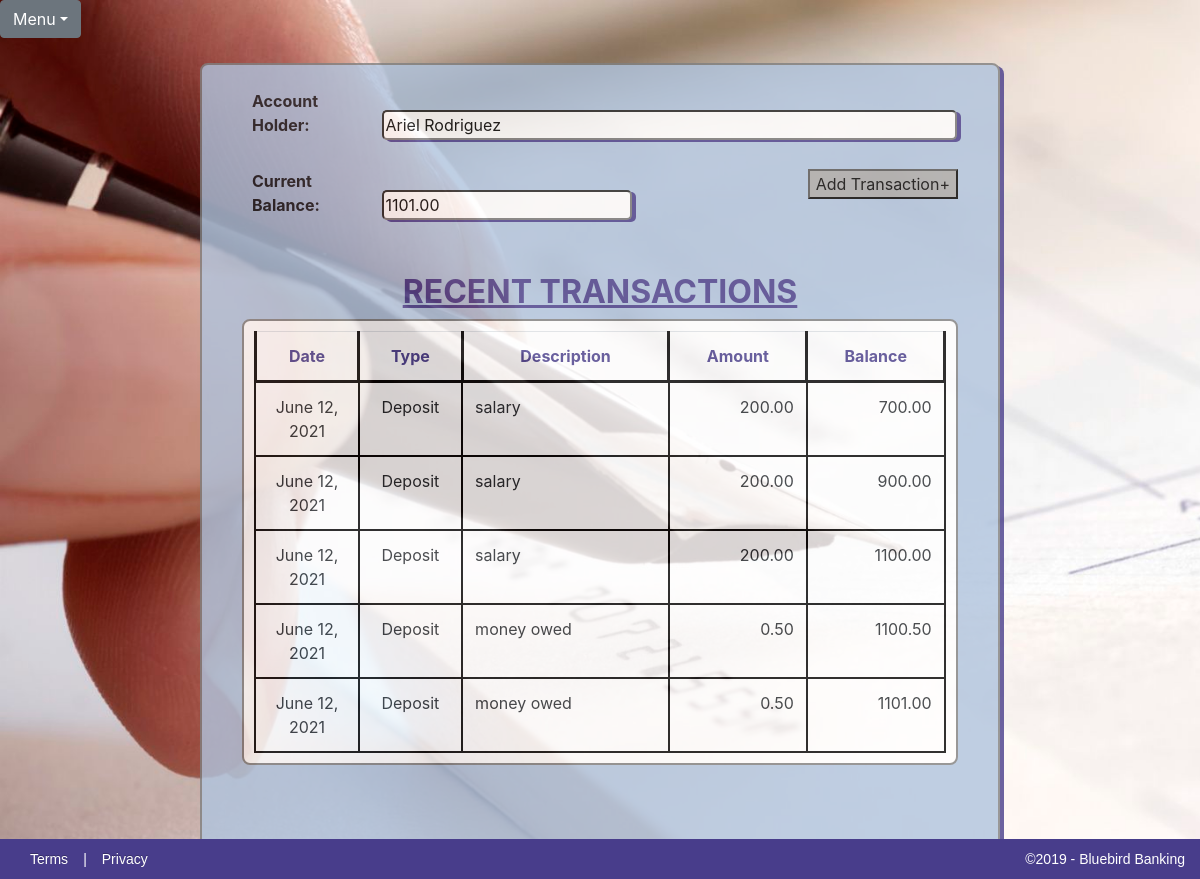
Page /1/balance/ on the committed database.
### Checkbook/models.py (models this page shows)
class Account(models.Model):
    first_name = models.CharField(max_length=50)
    last_name = models.CharField(max_length=50)
    initial_deposit = models.DecimalField(max_digits=15, decimal_places=2)
    Accounts = models.Manager()
    def __str__(self):
        return self.first_name + ' ' + self.last_name

class Transaction(models.Model):
    date = models.DateField()
    type = models.CharField(max_length=10, choices=TransactionTypes)
    amount = models.DecimalField(max_digits=15, decimal_places=2)
    description = models.CharField(max_length=100)
    account = models.ForeignKey(Account, on_delete=models.CASCADE)
    Transactions = models.Manager()

### Checkbook/views.py (the view)
# urls.py: path('<int:pk>/balance/', views.balance, name='balance'),
def balance(request, pk):
    account = get_object_or_404(Account, pk=pk)
    transactions = Transaction.Transactions.filter(account = pk)
    current_total = account.initial_deposit
    table_contents = { }
    for t in transactions:
        if t.type == 'Deposit':
            current_total += t.amount
            table_contents.update({t: current_total})
        else:
            current_total -= t.amount
            table_contents.update({t: current_total})
    content = { 'account': account, 'table_contents': table_contents, 'balance': current_total }
    return render(request, 'checkbook/BalanceSheet.html', content)

### Checkbook/templates/checkbook/BalanceSheet.html (shortened to what this page needs)
{% extends 'checkbook_base.html' %}
{% block content %}
			<div id="all-transactions-form">
				<form method="POST">
					<br>
					<label>Account Holder:</label>
					<input id="accountholder" type="text" name="accountHolder" value="{{ account }}" readonly>
					<br><br>
					<label>Current Balance:</label>
					<input id="balance" type="text" name="currentBalance" value="{{ balance }}" readonly>
					<button type="button"><a href="{% url 'transaction' %}">Add Transaction+</a></button>
				</form>
				<br><br>
			</div>
			<h2>RECENT TRANSACTIONS</h2>
			<table class="table table-responsive" id ="transactions-table">
				<tr id="headerRow">
					<th>Date</th>
					<th>Type</th>
					<th>Description</th>
					<th>Amount</th>
					<th>Balance</th>
				</tr>
				{% for key, total in table_contents.items %}
					<tr>
						<td class="center">{{ key.date }}</td>
						<td class="center">{{ key.type }}</td>
						<td class="left">{{ key.description }}</td>
						<td class="right">{{ key.amount }}</td>
						<td class="right">{{ total }}</td>
					</tr>
				{% endfor %}
			</table>
			<br><br>
{% endblock %}

### Checkbook/templates/checkbook_base.html (shortened to what this page needs)
{% load static %}
<!DOCTYPE html>
<html lang="en">
	<head>
		<link rel="stylesheet" href="{% static '/CSS/CheckbookApp.css' %}">
		<link rel="stylesheet" href="https://stackpath.bootstrapcdn.com/bootstrap/4.3.1/css/bootstrap.min.css">
		<link rel="stylesheet" href="https://maxcdn.bootstrapcdn.com/font-awesome/4.7.0/css/font-awesome.min.css">
	</head>
	<header>
		<div class="JavaScriptDropdown">
			<div class="btn-group">
				<button type="button" class="btn btn-secondary dropdown-toggle" data-toggle="dropdown">Menu</button>
			</div>
		</div>
	</header>
	<body id="body">
		<div class="checkbook-container">
			{% block content %}{% endblock %}
			<br><br>
		</div>
		<section id="block-footer">
			<p id="footer-right"><a href="#">Terms</a>|<a href="#">Privacy</a></p>
			<p id="footer-left">&copy;2019 - Bluebird Banking</p>
		</section>
	</body>
</html>

### Checkbook/static/css/CheckbookApp.css (style rules this page uses)
html, body { height: cover; width: cover; }
body { font-family: Lucida Sans Unicode; text-align: center; background-image: url('../../static/images/CheckCalligraphyPen.jpg'); -webkit-background-size: cover; -moz-background-size: cover; -o-background-size: cover; background-size: cover; overflow: scroll; background-repeat: no-repeat; }
label { width: 125px; margin-left: 50px; font-weight: bold; opacity: initial; }
input, select { width: 500px; border-radius: 5px; box-shadow: 4px 2px darkslateblue; }
th { border: 3px solid black; }
tr td { height: 25px; border: 2px solid black; word-wrap: normal; vertical-align: top; width: auto; }
#headerRow { color: darkslateblue; text-align: center; }
.center { text-align: center; width: 15%; }
.left { padding-left: 10px; width: 30%; word-wrap: normal; }
.right { padding-right: 5px; width: 20%; text-align: right; }
.JavaScriptDropdown { position: relative; margin-top: 0; }
.checkbook-container { opacity: 0.8; position: relative; width: 800px; height: auto; border-radius: 8px; border: 2px solid gray; box-shadow: 4px 3px darkslateblue; margin-left: auto; margin-right: auto; margin-top: 25px; background-color: lightsteelblue; }
.checkbook-container h2 { color: darkslateblue; font-size: 32px; font-weight: bold; text-align: center; text-decoration: underline; }
#all-transactions-form { position: relative; }
#all-transactions-form button { background-color: darkgray; position: relative; right: 40px; float: right; }
#accountholder { width: 575px; }
#balance { width: 250px; }
#transactions-table { background-color:white; width: 90%; height: auto; margin-right: auto; margin-left: auto; padding: 10px; border: 2px solid gray; border-collapse: collapse; border-radius: 8px; table-layout: auto; float: center; position: relative; }
.checkbook-container button, .new-account-button { background-color: darkgray; display: block; margin-left: auto; margin-right: auto; }
button a, button a:hover { text-decoration: none; text-align: center; color:black; }
#block-footer { clear: both; display: flex; width: 100%; -moz-box-sizing: border-box; margin: 0 auto; background-color: darkslateblue; position: fixed; bottom: 0; height: 40px; }
#block-footer a, #block-footer p { flex: 1; color: white; padding: 15px 15px; font-size: 14px; line-height: 10px; font-family:'PT Sans', Arial, Helvetica, sans-serif; }
#footer-left { width: 40%; text-align: right; }
#block-footer { float:left; clear:both; width:100%; }
#block-footer a { color: white; text-shadow: 0 -1px 0 rgba(0, 0, 0, 0.25); text-decoration: none; outline: medium none; }

### rows in the picture
Account: accountHolder "Ariel Rodriguez"
Transaction: date "June 12, 2021", type "Deposit", description "salary", amount "200.00", total "700.00"
Transaction: date "June 12, 2021", type "Deposit", description "salary", amount "200.00", total "900.00"
Transaction: date "June 12, 2021", type "Deposit", description "salary", amount "200.00", total "1100.00"
Transaction: date "June 12, 2021", type "Deposit", description "money owed", amount "0.50", total "1100.50"
Transaction: date "June 12, 2021", type "Deposit", description "money owed", amount "0.50", total "1101.00"
